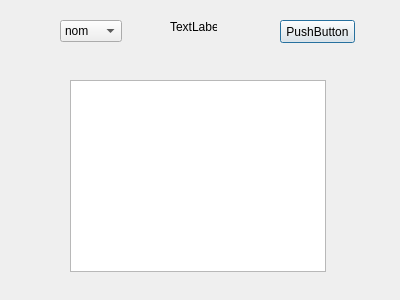
<?xml version="1.0" encoding="UTF-8"?>
<ui version="4.0">
 <class>m</class>
 <widget class="QDialog" name="m">
  <property name="geometry">
   <rect>
    <x>0</x>
    <y>0</y>
    <width>400</width>
    <height>300</height>
   </rect>
  </property>
  <property name="windowTitle">
   <string>Dialog</string>
  </property>
  <widget class="QPushButton" name="pushButton">
   <property name="geometry">
    <rect>
     <x>280</x>
     <y>20</y>
     <width>75</width>
     <height>23</height>
    </rect>
   </property>
   <property name="text">
    <string>PushButton</string>
   </property>
  </widget>
  <widget class="QComboBox" name="comboBox">
   <property name="geometry">
    <rect>
     <x>60</x>
     <y>20</y>
     <width>62</width>
     <height>22</height>
    </rect>
   </property>
   <item>
    <property name="text">
     <string>nom</string>
    </property>
   </item>
   <item>
    <property name="text">
     <string>prenom</string>
    </property>
   </item>
   <item>
    <property name="text">
     <string>id</string>
    </property>
   </item>
  </widget>
  <widget class="QLabel" name="label">
   <property name="geometry">
    <rect>
     <x>170</x>
     <y>20</y>
     <width>47</width>
     <height>14</height>
    </rect>
   </property>
   <property name="text">
    <string>TextLabel</string>
   </property>
  </widget>
  <widget class="QTableView" name="tableView">
   <property name="geometry">
    <rect>
     <x>70</x>
     <y>80</y>
     <width>256</width>
     <height>192</height>
    </rect>
   </property>
  </widget>
 </widget>
 <resources/>
 <connections/>
</ui>
